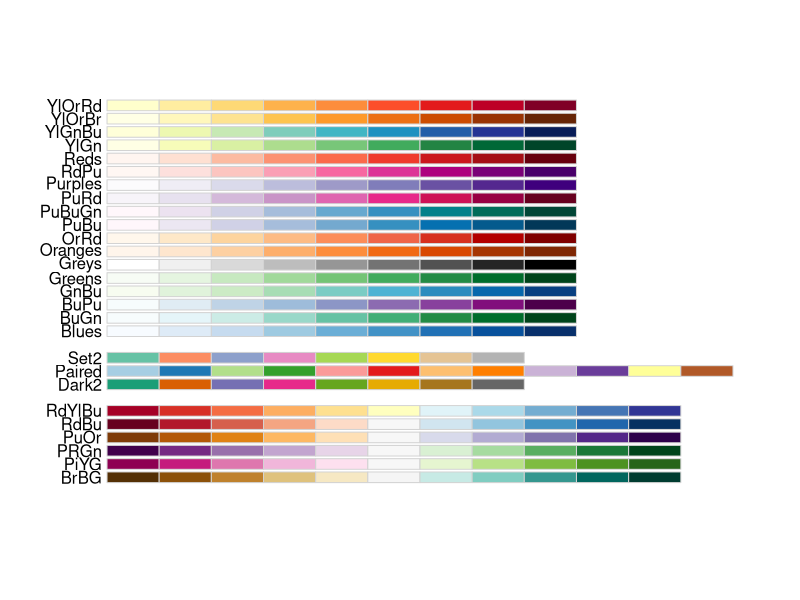
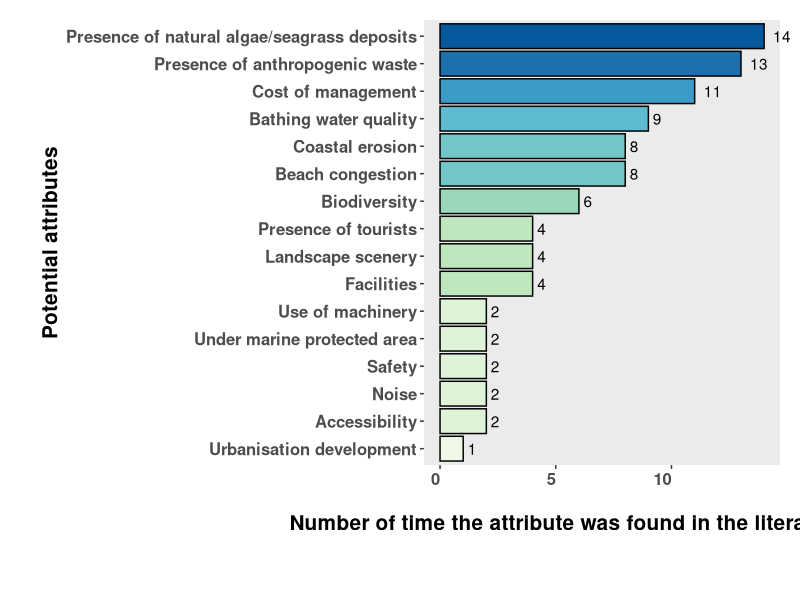
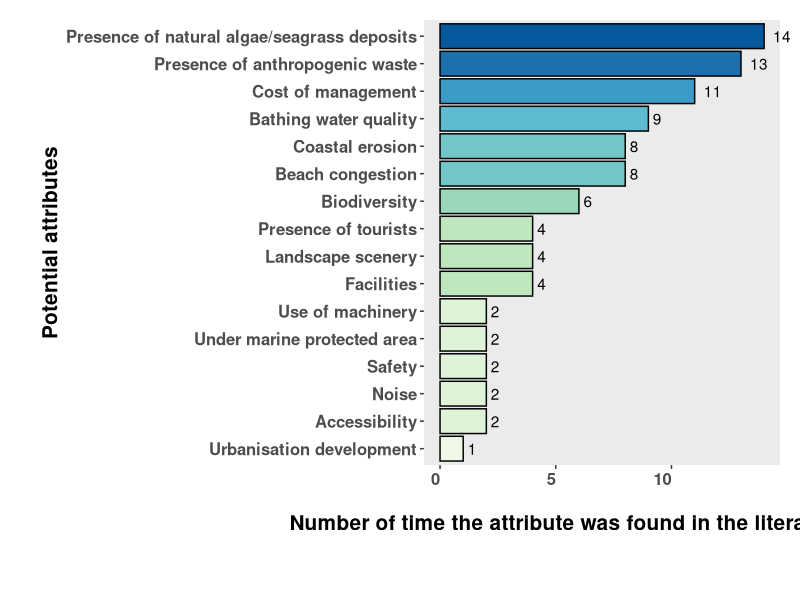
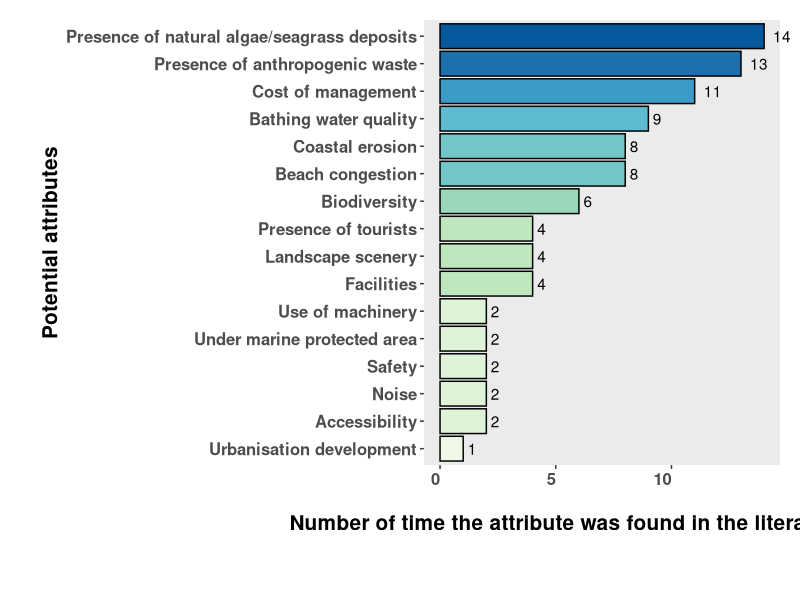

Here is the R script that generated these plots, in order:
## Summary table for literature review: attribute selection

# Load libraries: 

library(tidyr)
library(tidyverse)
library(dplyr)
library(ggplot2)
library (RColorBrewer) 

# Load the data 

litdata <- read_csv("Data/literature-review-summary-table.csv")

display.brewer.all (colorblindFriendly = T)
# Modify the data 

litdata <- litdata  %>% 
  dplyr::rename("attribute" = 'Potential attributes'
                , "times" = 'Number of time found in the literature review')

litdata$times <- as.numeric(as.character(litdata$times))

str(litdata)

theme_diss <- function(){            # creating a new theme function
  theme(plot.title = element_text(size = 20, face = "bold"),
        plot.subtitle = element_text(size = 16, face = "plain"),
        axis.title = element_text(size = 15,
                                  face = "bold"),
        axis.text.x = element_text(size = 12,
                                   vjust = 1,
                                   hjust = 1, face = "bold"), 
        axis.text.y = element_text(size = 12, face = "bold"),  # define font,
        # font sizes,
        # text angle and
        # alignment
        legend.position = "none",  # remove legend
        plot.margin = unit(c(0.5,0.5,0.5,0.5), units = , "cm"),  # create plot
        # margins
        panel.grid = element_blank())
}  


(lit_barplot <- ggplot(litdata,
                                 aes(x = reorder(attribute, times),
                                     y = times)) +
    geom_bar(position = position_dodge(), # create a barplot
             stat = "identity",
             colour = "black",
             aes(fill = times)) +  # fill the bars according to
    # percentage change value
    scale_fill_distiller(palette = "GnBu", direction = 1) +   # apply a colour
    # gradient
    labs(
         x = "\nPotential attributes", 
         y = "\nNumber of time the attribute was found in the literature review\n\n") + # add title,
    # subtitle and
    # axis labels
    geom_text(aes(label = times), hjust = -0.5) +
    coord_flip(clip = "off") +
    theme_diss()) # apply the theme that we created earlier 

save_plot <- function(plot_name, # first put the plot object name
                      file_name = "plot",  #give it a title 
                      width = 13, # set the width, heigh and dpi
                      height = 8, 
                      dpi = 150) {
  
  ggsave(
    paste0(file_name, ".png"), plot_name, width = width,  # save as png
    height = height, dpi = dpi) 
  
  ggsave(
    paste0(file_name, ".pdf"), plot_name, width = width, # save as pdf
    height = height, dpi = dpi
  )
}

save_plot(lit_barplot, file_name = "Figures/lit-review-plot")
